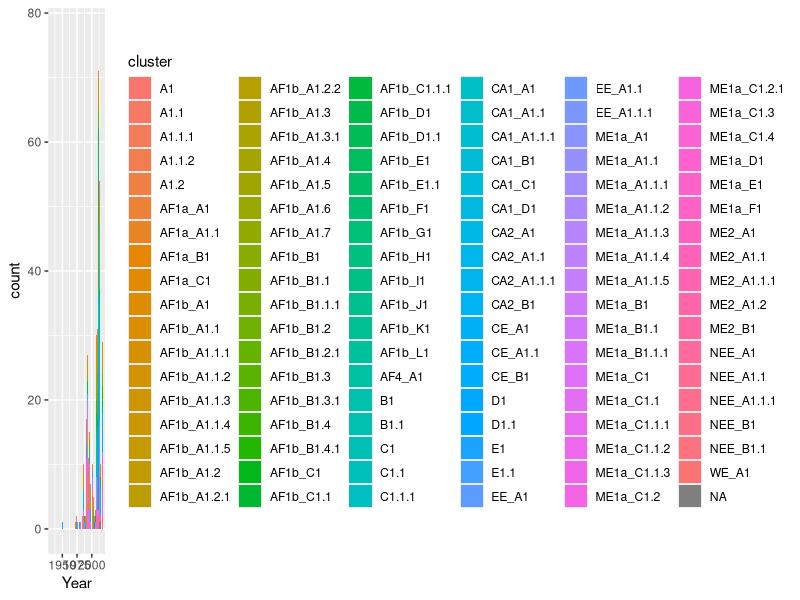
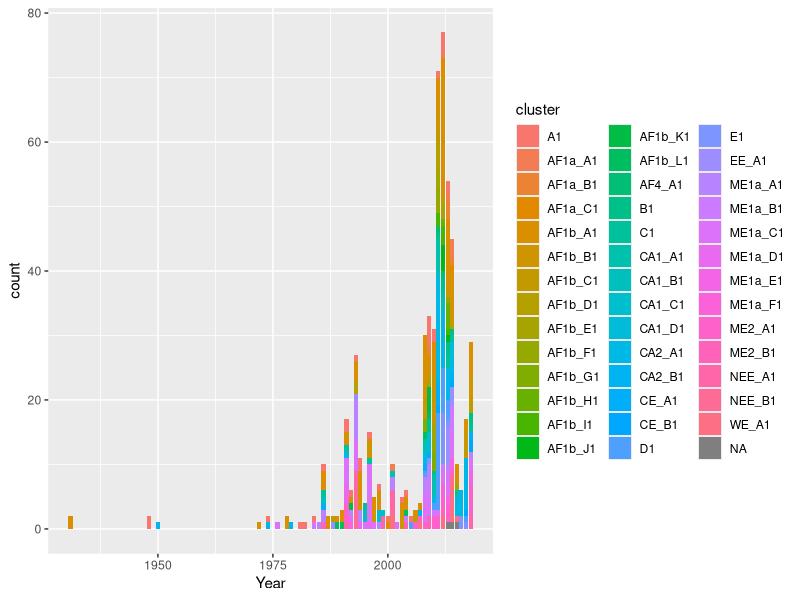
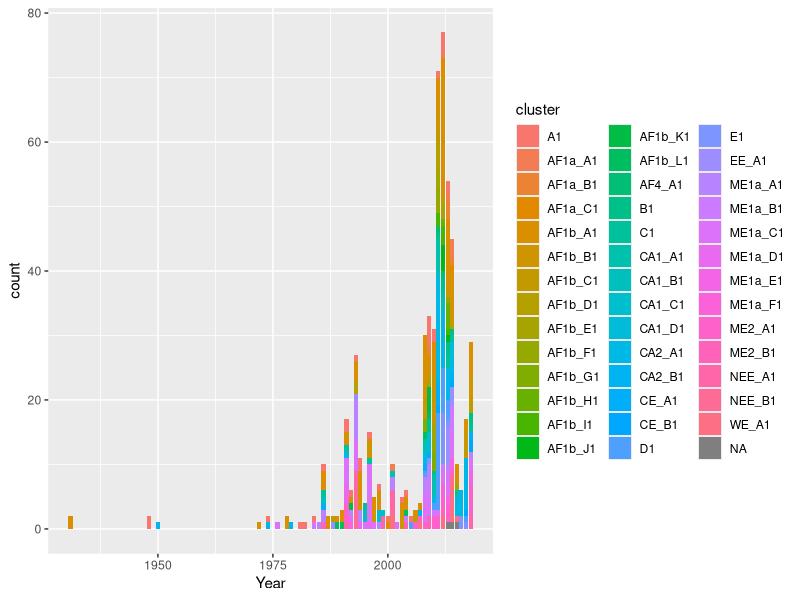

Reproduce these figures in R, in order.
#'---
#'title: Cosmopolitan Lineage Assignment
#'author: Kathryn Campbell
#'date: 22/07/2020
#'---

rm(list=ls())
library(ggplot2)
#############################################
#            IMPORT THE DATA                #
#############################################
sequence_data <- read.csv("Outputs/sequence_data_cosmo.csv")
node_data <- read.csv("Outputs/node_data_cosmo.csv")
# These were created in the lineage assignment script (Scripts/160920_total_automation.R)

attach(sequence_data)
#############################################
#            IMPORT THE DATA                #
#############################################
# Test some different time series resolutions
# 
# All lineages included
# -------------------------------------------

all<- ggplot(sequence_data, aes(x=Year, fill=cluster))+
  geom_histogram(stat="count") ; all

# Major only
# -------------------------------------------
sequence_data$cluster <- gsub("\\..*","",sequence_data$cluster)
major <- ggplot(sequence_data, aes(x=Year, fill=cluster))+
  geom_histogram(stat="count") ; major

help(ggplot)
major

png("figures/LineageTimeSeries.png", width = 1100, height = 600)
dev.off()